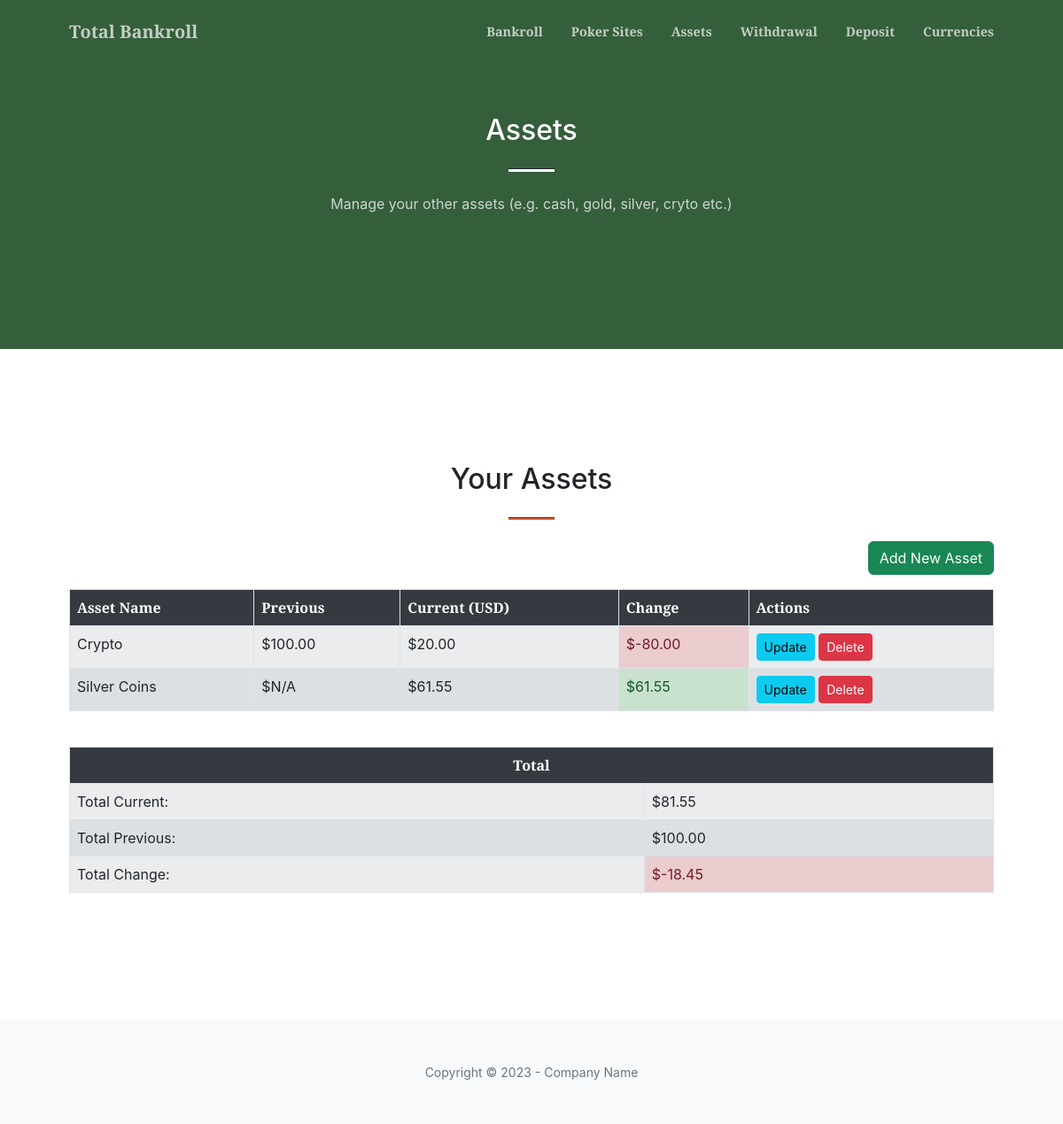
Page /assets on the committed database.
### tables this page shows
CREATE TABLE assets (
    id INTEGER PRIMARY KEY AUTOINCREMENT,
    name TEXT NOT NULL,
    amount REAL NOT NULL,
    last_updated TEXT NOT NULL,
    currency TEXT NOT NULL DEFAULT 'Dollar'
);

### src/total_bankroll/main.py (the view)
@app.route("/assets")
def assets_page():
    db = get_db()
    assets_data = db.execute("""
        WITH RankedAssets AS (
            SELECT
                id,
                name,
                amount,
                last_updated,
                currency,
                ROW_NUMBER() OVER (PARTITION BY name ORDER BY last_updated DESC) as rn
            FROM assets
        )
        SELECT
            a1.id,
            a1.name,
            CAST(a1.amount AS REAL) AS current_amount,
            CAST(a2.amount AS REAL) AS previous_amount,
            a1.currency
        FROM RankedAssets a1
        LEFT JOIN RankedAssets a2
            ON a1.name = a2.name AND a2.rn = 2
        WHERE a1.rn = 1
        ORDER BY a1.name
    """).fetchall()
    total_current = sum(asset['current_amount'] for asset in assets_data)
    total_previous = sum(asset['previous_amount'] if asset['previous_amount'] is not None else 0 for asset in assets_data)
    currencies = db.execute("""
        SELECT name FROM currency
        ORDER BY
            CASE name
                WHEN 'US Dollar' THEN 1
                WHEN 'British Pound' THEN 2
                WHEN 'Euro' THEN 3
                ELSE 4
            END,
            name
    """).fetchall()
    return render_template("assets.html", assets=assets_data, currencies=currencies, total_current=total_current, total_previous=total_previous)

### src/total_bankroll/main.py (called while the page is built)
def get_db():
    conn = sqlite3.connect(DATABASE)
    conn.row_factory = sqlite3.Row
    return conn

### src/total_bankroll/templates/assets.html
{% extends "base.html" %}
{% block content %}
<section class="page-section bg-primary" id="assets">
    <div class="container px-4 px-lg-5">
        <div class="row gx-4 gx-lg-5 justify-content-center">
            <div class="col-lg-8 text-center">
                <h2 class="text-white mt-0">Assets</h2>
                <hr class="divider divider-light" />
                <p class="text-white-75 mb-4">Manage your other assets (e.g. cash, gold, silver, cryto etc.)</p>
            </div>
        </div>
    </div>
</section>
<section class="page-section" id="portfolio">
    <div class="container px-4 px-lg-5">
        <h2 class="text-center mt-0">Your Assets</h2>
        <hr class="divider" />
        <div class="row gx-4 gx-lg-5">
            <div class="col-lg-12 text-end mb-3">
                <button type="button" class="btn btn-success" data-bs-toggle="modal" data-bs-target="#generalModal" data-url="{{ url_for('add_asset') }}">Add New Asset</button>
            </div>
            <div class="col-lg-12">
                <div class="table-responsive">
                    <table class="table table-striped table-bordered">
                        <thead class="table-header-dark">
                            <tr>
                                <th scope="col">Asset Name</th>
                                <th scope="col">Previous</th>
                                <th scope="col">Current (USD)</th>
                                <th scope="col">Change</th>
                                <th scope="col">Actions</th>
                            </tr>
                        </thead>
                        <tbody>
                                {% for asset in assets %}
                                    <tr>
                                        <td>{{ asset.name }}</td>
                                        <td>${{ "%.2f" | format(asset.previous_amount) if asset.previous_amount is not none else "N/A" }}</td>
                                        <td>${{ "%.2f" | format(asset.current_amount) }}</td>
                                        <td class="{% if (asset.current_amount - (asset.previous_amount if asset.previous_amount is not none else 0)) > 0 %}change-positive{% elif (asset.current_amount - (asset.previous_amount if asset.previous_amount is not none else 0)) < 0 %}change-negative{% else %}change-zero{% endif %}">${{ "%.2f" | format(asset.current_amount - (asset.previous_amount if asset.previous_amount is not none else 0)) }}</td>
                                        <td>
                                            <a href="#" class="btn btn-sm btn-info update-modal-btn" data-bs-toggle="modal" data-bs-target="#generalModal" data-url="{{ url_for('update_asset', asset_name=asset.name) }}">Update</a>
                                            <a href="#" class="btn btn-sm btn-danger delete-modal-btn" data-bs-toggle="modal" data-bs-target="#generalModal" data-url="{{ url_for('confirm_delete', item_type='asset', item_id=asset.id) }}">Delete</a>
                                        </td>
                                    </tr>
                                {% endfor %}
                            </tbody>
                        </table>
                    </div>
                    <div class="table-responsive mt-4">
                        <table class="table table-striped table-bordered">
                            <thead class="table-header-dark">
                                <tr>
                                    <th scope="col" colspan="2" class="text-center">Total</th>
                                </tr>
                            </thead>
                            <tbody>
                                <tr>
                                    <td>Total Current:</td>
                                    <td>${{ "%.2f" | format(total_current) }}</td>
                                </tr>
                                <tr>
                                    <td>Total Previous:</td>
                                    <td>${{ "%.2f" | format(total_previous) }}</td>
                                </tr>
                                <tr>
                                    <td>Total Change:</td>
                                    <td class="{% if (total_current - total_previous) > 0 %}change-positive{% elif (total_current - total_previous) < 0 %}change-negative{% else %}change-zero{% endif %}">${{ "%.2f" | format(total_current - total_previous) }}</td>
                                </tr>
                            </tbody>
                        </table>
                    </div>
            </div>
        </div>
    </div>
</section>
{% endblock %}

### rows in the picture
assets: name "Crypto", previous_amount "100.00", current_amount "20.00", current_amount "-80.00"
assets: name "Silver Coins", previous_amount "N/A", current_amount "61.55", amount "61.55"

### other values in the picture
{{ "%.2f" | format(total_current) }} "81.55"
{{ "%.2f" | format(total_previous) }} "100.00"
{{ "%.2f" | format(total_current - total_previous) }} "-18.45"
